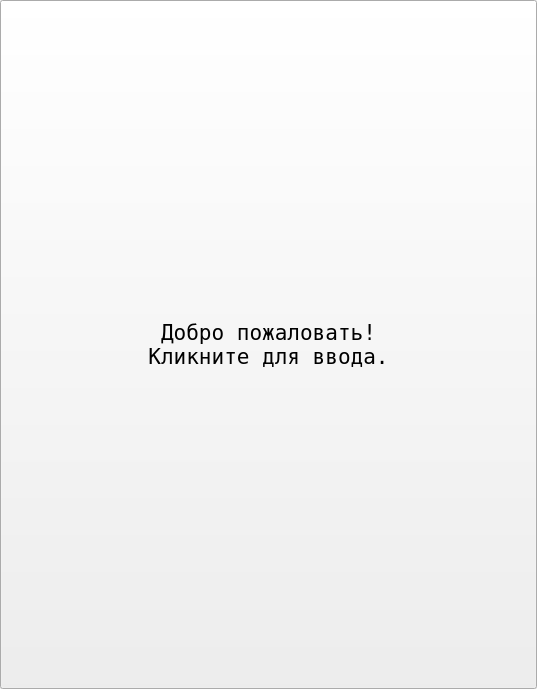
<?xml version="1.0" encoding="UTF-8"?>
<ui version="4.0">
 <class>MainWindow</class>
 <widget class="QMainWindow" name="MainWindow">
  <property name="geometry">
   <rect>
    <x>0</x>
    <y>0</y>
    <width>537</width>
    <height>689</height>
   </rect>
  </property>
  <property name="sizePolicy">
   <sizepolicy hsizetype="Expanding" vsizetype="Expanding">
    <horstretch>0</horstretch>
    <verstretch>0</verstretch>
   </sizepolicy>
  </property>
  <property name="windowTitle">
   <string>Medicine</string>
  </property>
  <widget class="QWidget" name="centralWidget">
   <property name="sizePolicy">
    <sizepolicy hsizetype="Expanding" vsizetype="Expanding">
     <horstretch>0</horstretch>
     <verstretch>0</verstretch>
    </sizepolicy>
   </property>
   <property name="cursor">
    <cursorShape>ArrowCursor</cursorShape>
   </property>
   <layout class="QGridLayout" name="gridLayout">
    <property name="leftMargin">
     <number>0</number>
    </property>
    <property name="topMargin">
     <number>0</number>
    </property>
    <property name="rightMargin">
     <number>0</number>
    </property>
    <property name="bottomMargin">
     <number>0</number>
    </property>
    <property name="spacing">
     <number>0</number>
    </property>
    <item row="0" column="0">
     <widget class="QPushButton" name="createFormBtn">
      <property name="sizePolicy">
       <sizepolicy hsizetype="Expanding" vsizetype="Expanding">
        <horstretch>0</horstretch>
        <verstretch>0</verstretch>
       </sizepolicy>
      </property>
      <property name="font">
       <font>
        <family>Andale Mono</family>
        <pointsize>16</pointsize>
       </font>
      </property>
      <property name="text">
       <string>Добро пожаловать!
 Кликните для ввода. </string>
      </property>
     </widget>
    </item>
   </layout>
  </widget>
 </widget>
 <layoutdefault spacing="6" margin="11"/>
 <resources/>
 <connections/>
</ui>
